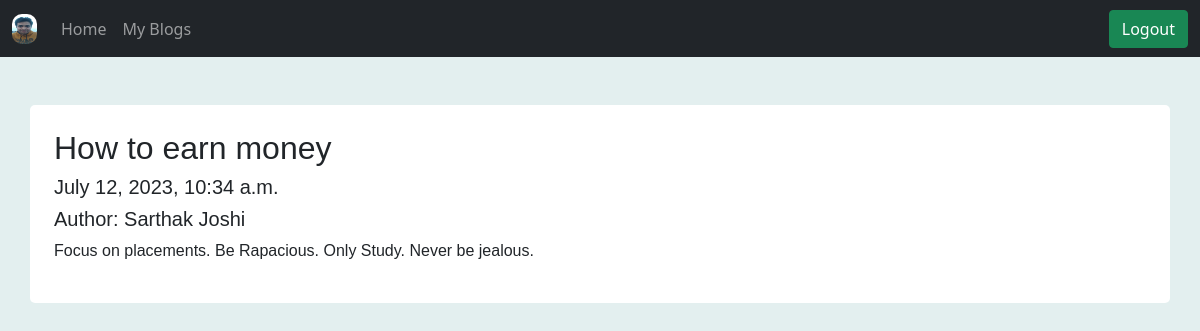
The page /posts/7 (signed in) on the database its author committed.
### blog/models.py (models this page shows, shortened)
class Author(models.Model):
    user = models.OneToOneField(User,on_delete=models.CASCADE,null=True)
    name = models.CharField(max_length=100)
    image = models.ImageField(upload_to='authors', null=True)

class Post(models.Model):
    author = models.ForeignKey(Author,on_delete=models.CASCADE,null=True)
    title = models.CharField(max_length=100)
    body = models.CharField(max_length=1000)
    created_at = models.DateTimeField(default=dt.now, blank=True)

### blog/views.py (the view)
# urls.py: path('posts/<str:pk>',views.post_page,name='post_page'),
def post_page(request,pk):
    post = Post.objects.get(id=pk)
    if request.user.is_authenticated:
        author = Author.objects.filter(user=request.user)
        return render(request,'post.html',{'post':post, 'author':author[0]})
    return render(request,'post.html',{'post':post,'author':None})

### templates/post.html (shortened to what this page needs)
{% extends 'base.html' %}
{% block content %}
<div class="container mt-5 p-4 " style='border-radius: 5px;font-family: Arial;background-color:white;'>
      <h2>{{post.title}}</h2>
      <h5>{{post.created_at}}</h5>
      <h5>Author: {{post.author.name}}</h5>
      <p>{{post.body}}</p>
  </div>
{% endblock content %}

### templates/base.html (shortened to what this page needs)
{% load static %}
<!DOCTYPE html>
<html lang="en">
<head>
    <link href="https://cdn.jsdelivr.net/npm/bootstrap@5.0.2/dist/css/bootstrap.min.css" rel="stylesheet">
</head>
<body>
    <nav class="navbar navbar-expand-lg navbar-dark bg-dark">
        <div class="container-fluid">
          {% if request.user.is_authenticated %}
              <a class="navbar-brand" href="author/{{author.id}}">
                <img src="{{author.image.url}}" alt="" width="25" height="30" class="d-inline-block align-text-top" style="border-radius: 10px;">
              </a>
          {% else %}
              <a class="navbar-brand" href="/">Bloggers.com</a>
          {% endif %}
          <div class="collapse navbar-collapse" id="navbarSupportedContent">
            <ul class="navbar-nav me-auto mb-2 mb-lg-0">
              <li class="nav-item">
                <a class="nav-link" aria-current="page" href={% url "home" %}>Home</a>
              </li>
              <li class="nav-item">
                {% if request.user.is_authenticated %}
                <a class="nav-link" href={% url 'my_blogs' %}>My Blogs</a>
                {% else %}
                <a class="nav-link" href={% url 'login_page' %}>Write a Blog</a>
                {% endif %}
              </li>
            </ul>
            <button class="btn btn-success" type="submit">
                {% if request.user.is_authenticated %}
                <a href={% url 'logout_page'%} style="text-decoration:none;color:white;">Logout</a>
                {% else %}
                <a href={% url 'login_page'%} style="text-decoration:none;color:white;">Login</a>
                {% endif %}
              </button>
          </div>
        </div>
      </nav>
  {% block content %}
  {% endblock content %}
</body>
</html>

### templates/base.html (style rules this page uses)
body { background-color:rgb(227, 239, 239); margin: 0px; padding: 0px; }

### rows shown on the page
Author: image (picture)
Post: title "How to earn money", created_at "July 12, 2023, 10:34 a.m.", author.name "Sarthak Joshi", body "Focus on placements. Be Rapacious. Only Study. Never be jealous."
